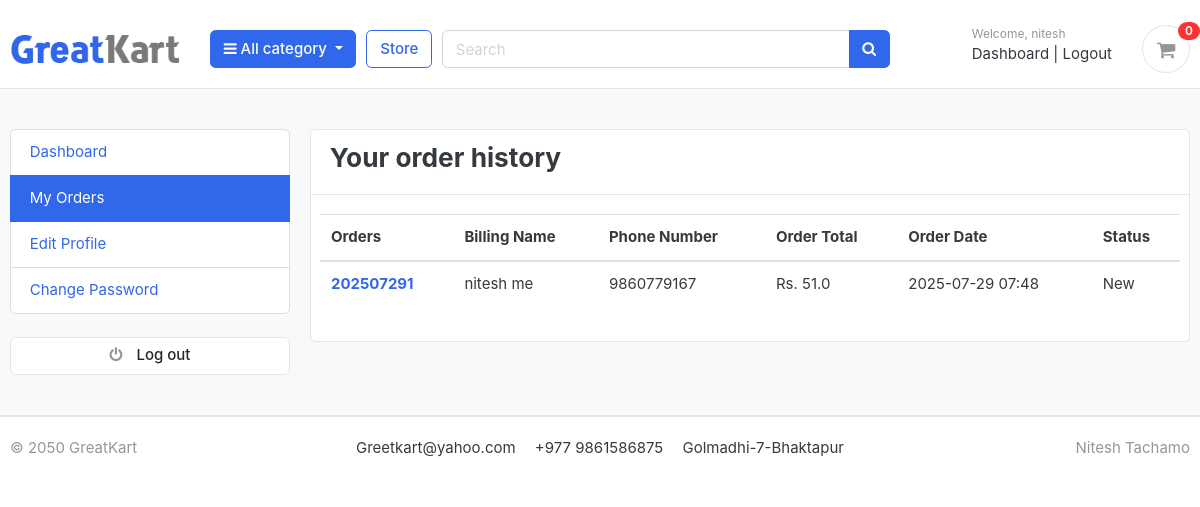
/accounts/my_orders/ (signed in), run on an earlier commit of the app's database.
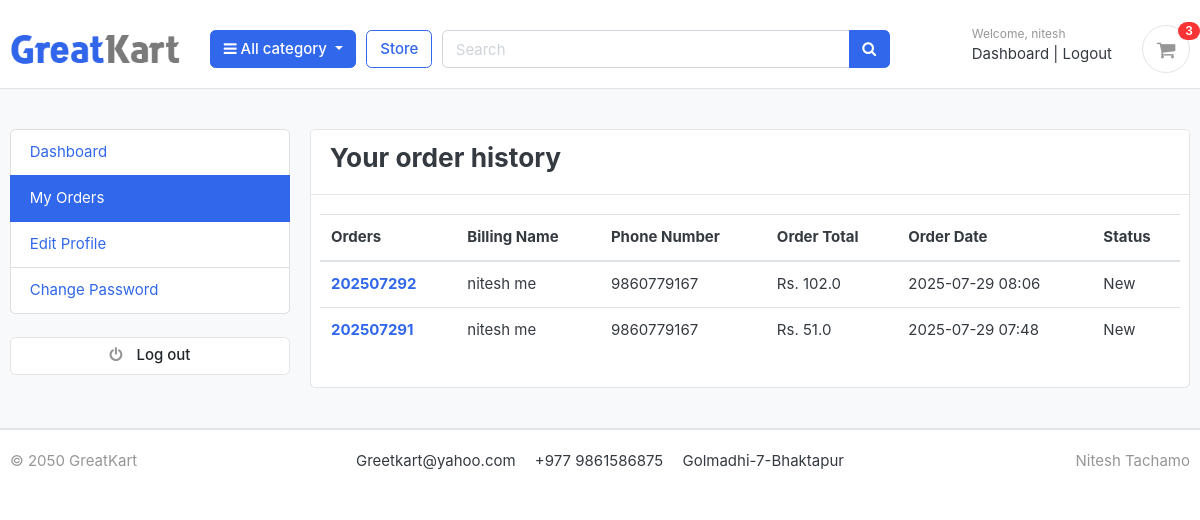
And on a later commit of the database.
### orders/models.py (models this page shows, shortened)
class Order(models.Model):
    STATUS_CHOICES = (
    ('New', 'New'),
    ('Accepted', 'Accepted'),
    ('Completed', 'Completed'),
    ('Cancelled', 'Cancelled'),
    )
    user = models.ForeignKey(Account, on_delete=models.SET_NULL, null=True)
    payment = models.ForeignKey('Payment', on_delete=models.SET_NULL, blank=True, null=True)
    order_number = models.CharField(max_length=20)
    first_name = models.CharField(max_length=50)
    last_name = models.CharField(max_length=50)
    phone = models.CharField(max_length=15)
    email = models.EmailField(max_length=100)
    address_line_1 = models.CharField(max_length=100)
    address_line_2 = models.CharField(max_length=100, blank=True)
    country = models.CharField(max_length=50)
    state = models.CharField(max_length=50)
    city = models.CharField(max_length=50)
    order_note = models.TextField(blank=True)
    order_total = models.FloatField()
    tax = models.FloatField()
    status = models.CharField(max_length=10, choices=STATUS_CHOICES, default='New')
    ip = models.CharField(max_length=20, blank=True)
    is_ordered = models.BooleanField(default=False)
    created_at = models.DateTimeField(auto_now_add=True)
    updated_at = models.DateTimeField(auto_now=True)
    def full_name(self):
        return f'{self.first_name} {self.last_name}'

### accounts/views.py (the view)
# urls.py: path('my_orders/',views.my_orders,name="my_orders"),
@login_required
def my_orders(request):
    orders_qs = Order.objects.filter(user=request.user, is_ordered=True).order_by('-created_at')
    paginator = Paginator(orders_qs, 5)  # 5 orders per page
    page_number = request.GET.get('page')
    orders = paginator.get_page(page_number)
    context = {'orders': orders}
    return render(request, 'accounts/my_orders.html', context)

### carts/context_processors.py (called while the page is built)
def counter(request):
    cart_count=0
    if 'admin' in request.path:
        return{}
    else:
        try:
            cart=Cart.objects.filter(cart_id=_cart_id(request))
            if request.user.is_authenticated:
                cart_items=CartItem.objects.all().filter(user=request.user)
            else:
                cart_items=CartItem.objects.all().filter(cart=cart[:1])
            for cart_item in cart_items:
                cart_count += cart_item.quantity
        except Cart.DoesNotExist:
            cart_count=0
    return dict(cart_count=cart_count)

### carts/views.py (called while the page is built)
def _cart_id(request):
    cart = request.session.session_key
    if not cart:
        cart = request.session.create()
    return cart

### category/context_processors.py (called while the page is built)
def menu_links(request):
    links = Category.objects.all()
    return dict(links=links)

### category/models.py (called while the page is built)
    def get_url(self):
        return reverse('products_by_category', args=[self.slug])

### templates/accounts/my_orders.html (shortened to what this page needs)
{% extends "base.html" %}
{% block content %}
<section class="section-conten padding-y bg">
  <div class="container">
    <div class="row">
      {% include "includes/dashboard_sidebar.html" %}
      <main class="col-md-9">
        <article class="card">
          <header class="card-header">
            <h3 class="d-inline-block mr-3">Your order history</h3>
          </header>
          <div class="card-body">
            <div class="row">
              <table class="table">
                <thead>
                  <tr>
                    <th scope="col">Orders</th>
                    <th scope="col">Billing Name</th>
                    <th scope="col">Phone Number</th>
                    <th scope="col">Order Total</th>
                    <th scope="col">Order Date</th>
                    <th scope="col">Status</th>
                  </tr>
                </thead>
                <tbody>
                  {% for order in orders %}
                  <tr>
                    <th scope="row">
                      <a href="{% url "order_detail" order.order_number %}">{{ order.order_number }}</a>
                    </th>
                    <td>{{ order.full_name }}</td>
                    <td>{{ order.phone }}</td>
                    <td>Rs. {{ order.order_total }}</td>
                    <td>{{ order.created_at|date:"Y-m-d H:i" }}</td>
                    <td>{{ order.status }}</td>
                  </tr>
                  {% empty %}
                  <tr>
                    <td colspan="7" class="text-center">No orders found.</td>
                  </tr>
                  {% endfor %}
                </tbody>
              </table>
            </div>
          </div>
        </article>
      </main>
    </div>
  </div>
</section>
{% endblock %}

### templates/includes/navbar.html (shortened to what this page needs)
{% load static %}
<header class="section-header">
    <section class="header-main border-bottom" style="margin-top: 10px;">
        <div class="container">
    <div class="row align-items-center">
        <div class="col-lg-2 col-md-3 col-6">
            <a href="/" class="brand-wrap">
                <img class="logo" src="{% static 'images/logo.png' %}">
            </a>
        </div>
        <div class="col-lg col-sm col-md col-6 flex-grow-0">
            <div class="category-wrap dropdown d-inline-block float-right">
                <button type="button" class="btn btn-primary dropdown-toggle" data-toggle="dropdown">
                    <i class="fa fa-bars"></i> All category
                </button>
            </div>
        </div>
        <a href="{% url 'store' %}" class="btn btn-outline-primary">Store</a>
        <div class="col-lg col-md-6 col-sm-12 col">
            <form action=" {% url "search" %}" class="search" method="GET">
                <div class="input-group w-100">
                    <input type="text" class="form-control" style="width:60%;" placeholder="Search" name="keyword">
                    <div class="input-group-append">
                      <button class="btn btn-primary" type="submit">
                        <i class="fa fa-search"></i>
                      </button>
                    </div>
                </div>
            </form>
        </div>
        <div class="col-lg-3 col-sm-6 col-8 order-2 order-lg-3">
            <div class="d-flex justify-content-end mb-3 mb-lg-0">
                {% if user.is_authenticated %}
                <div class="widget-header">
                    <small class="title text-muted">Welcome, {{ user.first_name }}</small>
                    <div>
                        <a href="{% url "dashboard" %}">Dashboard</a> <span class="dark-transp"> | </span>
                        <a href="{% url 'logout' %}">Logout</a>
                    </div>
                </div>
            {% endif %}
                <a href=" {% url "cart" %}" class="widget-header pl-3 ml-3">
                    <div class="icon icon-sm rounded-circle border"><i class="fa fa-shopping-cart"></i></div>
                    <span class="badge badge-pill badge-danger notify">{{ cart_count}}</span>
                </a>
            </div>
        </div>
    </div>
        </div>
    </section>
    </header>

What changed in the data, as far as the page shows it:
added Order: order_number "202507292", full_name "nitesh me", phone "9860779167", order_total "102.0", created_at "2025-07-29 08:06", status "New"
Also different on the page:
{{ cart_count }}: "0" → "3"
